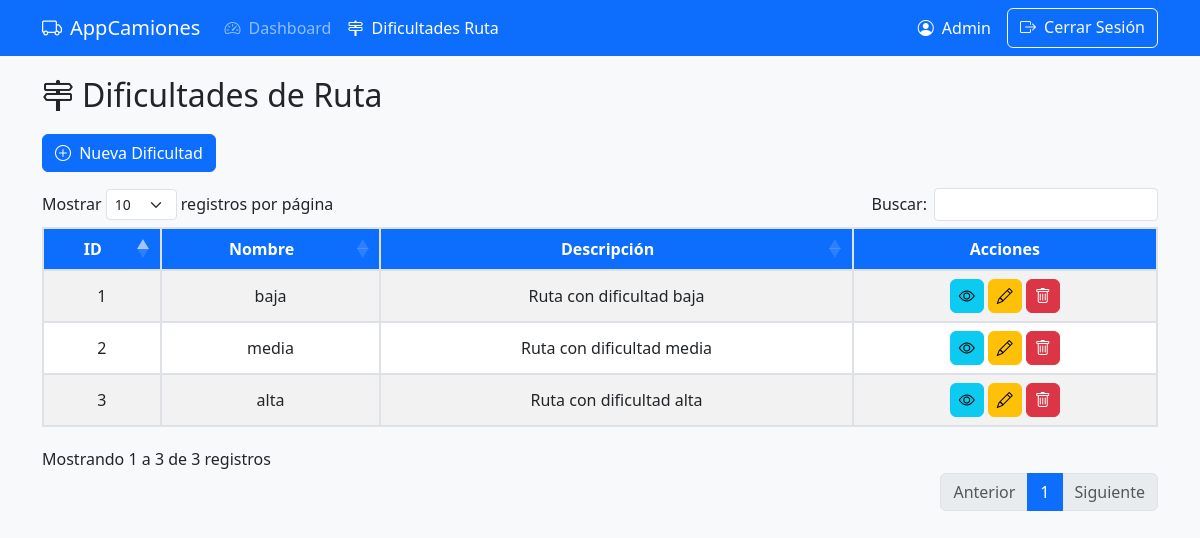
/views/dificultades_ruta/list.php (signed in), run on the app's committed database.
### tables this page shows
CREATE TABLE `dificultades_ruta` (
  `id_dificultad` int(11) NOT NULL,
  `nombre` varchar(50) NOT NULL,
  `descripcion` varchar(255) DEFAULT NULL
);

### controllers/DificultadesRutaController.php (called while the page is built, shortened)
<?php
require_once __DIR__ . '/../config/database.php';
require_once __DIR__ . '/../models/DificultadesRuta.php';
class DificultadesRutaController {
    private $dificultadRuta;
    public function __construct() {
        $this->db = new Database();
        $this->dificultadRuta = new DificultadesRuta($this->db->connect());
    }
    public function listarDificultades() {
        return $this->dificultadRuta->obtenerTodos();
    }
}

### config/database.php (called while the page is built, shortened)
<?php
class Database {
    private $host = 'localhost';
    private $db_name = 'proyecto_transportes';
    private $username = 'dmilanes';
    private $password = 'milanes1982*-';
    public function connect() {
        $this->conn = null;
        try {
            $this->conn = new PDO(
                "mysql:host=" . $this->host . ";dbname=" . $this->db_name,
                $this->username,
                $this->password
            );
            $this->conn->setAttribute(PDO::ATTR_ERRMODE, PDO::ERRMODE_EXCEPTION);
        } catch (PDOException $e) {
            die("Error de conexión: " . $e->getMessage());
        }
        return $this->conn;
    }
}
?>

### models/DificultadesRuta.php (called while the page is built, shortened)
<?php
class DificultadesRuta {
    private $conn;
    private $table_name = "dificultades_ruta";
    public function __construct($db) {
        $this->conn = $db;
    }
    public function obtenerTodos() {
        $query = "SELECT id_dificultad, nombre, descripcion
                  FROM " . $this->table_name . "
                  ORDER BY nombre ASC";
        $stmt = $this->conn->prepare($query);
        $stmt->execute();
        return $stmt->fetchAll(PDO::FETCH_ASSOC);
    }
}

### views/dificultades_ruta/list.php (the view, shortened to what this page needs)
<?php
require_once __DIR__ . '/../../controllers/DificultadesRutaController.php';
$controller = new DificultadesRutaController();
$dificultades = $controller->listarDificultades();
?>
<!DOCTYPE html>
<html lang="es">
<head>
    <link href="https://cdn.jsdelivr.net/npm/bootstrap@5.3.0/dist/css/bootstrap.min.css" rel="stylesheet">
    <link href="https://cdn.jsdelivr.net/npm/bootstrap-icons@1.10.0/font/bootstrap-icons.css" rel="stylesheet">
    <link rel="stylesheet" href="https://cdn.datatables.net/1.11.5/css/dataTables.bootstrap5.min.css">
</head>
<body>
    <nav class="navbar navbar-expand-lg navbar-dark bg-primary fixed-top">
        <div class="container">
            <a class="navbar-brand" href="../auth/dashboard.php">
                <i class="bi bi-truck me-2"></i>AppCamiones
            </a>
            <div class="collapse navbar-collapse" id="navbarNav">
                <ul class="navbar-nav me-auto">
                    <li class="nav-item">
                        <a class="nav-link" href="../auth/dashboard.php">
                            <i class="bi bi-speedometer2 me-1"></i> Dashboard
                        </a>
                    </li>
                    <li class="nav-item">
                        <a class="nav-link active" href="#">
                            <i class="bi bi-signpost-2 me-1"></i> Dificultades Ruta
                        </a>
                    </li>
                </ul>
                <div class="d-flex">
                    <span class="navbar-text text-white me-3">
                        <i class="bi bi-person-circle me-1"></i>
                        <?= htmlspecialchars($_SESSION['user']['nombre']) ?>
                    </span>
                    <a href="../../controllers/AuthController.php?logout=true" class="btn btn-outline-light">
                        <i class="bi bi-box-arrow-right me-1"></i> Cerrar Sesión
                    </a>
                </div>
            </div>
        </div>
    </nav>
    <div class="container">
        <h2 class="table-title"><i class="bi bi-signpost-2 me-2"></i>Dificultades de Ruta</h2>
        <div class="mb-3">
            <a href="add.php" class="btn btn-primary">
                <i class="bi bi-plus-circle me-1"></i> Nueva Dificultad
            </a>
        </div>
        <table id="dificultadesTable" class="table table-striped table-bordered">
            <thead>
                <tr>
                    <th>ID</th>
                    <th>Nombre</th>
                    <th>Descripción</th>
                    <th>Acciones</th>
                </tr>
            </thead>
            <tbody>
                <?php if (is_array($dificultades) && !isset($dificultades['error'])): ?>
                    <?php foreach ($dificultades as $dificultad): ?>
                        <tr>
                            <td><?= htmlspecialchars($dificultad['id_dificultad']) ?></td>
                            <td><?= htmlspecialchars($dificultad['nombre']) ?></td>
                            <td><?= htmlspecialchars($dificultad['descripcion'] ?? 'N/A') ?></td>
                            <td>
                                <div class="d-flex justify-content-center">
                                    <a href="views.php?id=<?= $dificultad['id_dificultad'] ?>" class="btn btn-info btn-action" title="Ver">
                                        <i class="bi bi-eye"></i>
                                    </a>
                                    <a href="edit.php?id=<?= $dificultad['id_dificultad'] ?>" class="btn btn-warning btn-action" title="Editar">
                                        <i class="bi bi-pencil"></i>
                                    </a>
                                    <form method="post" action="list.php?action=eliminar" class="d-inline">
                                        <button type="submit" class="btn btn-danger btn-action" title="Eliminar"
                                                onclick="return confirm('¿Estás seguro de eliminar esta dificultad de ruta?')">
                                            <i class="bi bi-trash"></i>
                                        </button>
                                    </form>
                                </div>
                            </td>
                        </tr>
                    <?php endforeach; ?>
                <?php else: ?>
                    <tr>
                        <td colspan="4" class="text-center">No hay dificultades de ruta registradas</td>
                    </tr>
                <?php endif; ?>
            </tbody>
        </table>
    </div>
</body>
</html>

### views/dificultades_ruta/list.php (style rules this page uses)
body { padding-top: 56px; background-color: #f8f9fa; }
#dificultadesTable { width: 100% !important; margin: 20px auto; border: 1px solid #dee2e6 !important; }
#dificultadesTable thead th { background-color: #0d6efd; color: white; border: 1px solid #dee2e6; text-align: center; vertical-align: middle; }
#dificultadesTable tbody td { padding: 8px 12px; border: 1px solid #dee2e6; text-align: center; vertical-align: middle; }
#dificultadesTable tbody tr:nth-child(even) { background-color: rgba(0,0,0,0.02); }
.btn-action { padding: 0.25rem 0.5rem; margin: 0 2px; }
.table-title { margin: 20px 0; }

### data on the page
dificultades_ruta: id_dificultad "3", nombre "alta", descripcion "Ruta con dificultad alta"
dificultades_ruta: id_dificultad "1", nombre "baja", descripcion "Ruta con dificultad baja"
dificultades_ruta: id_dificultad "2", nombre "media", descripcion "Ruta con dificultad media"

### other printed values
$_SESSION['user']['nombre'] "Admin"
